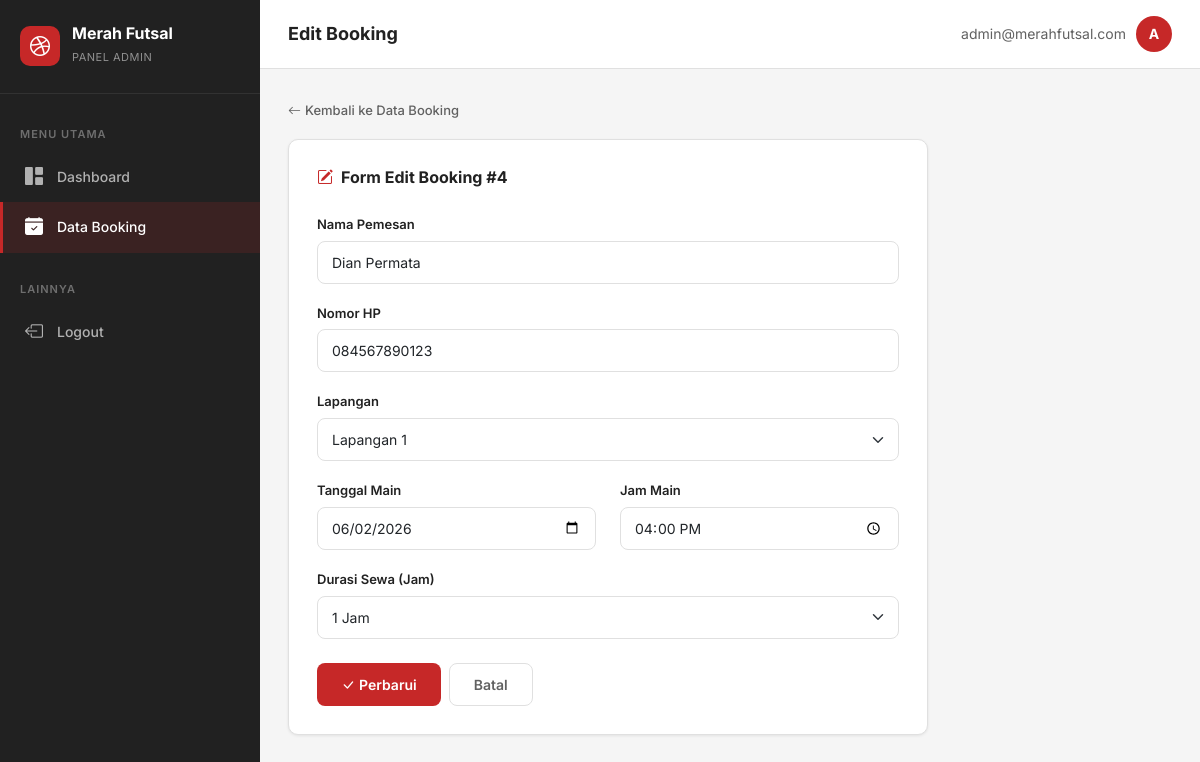
The app's page /edit_booking.php?id=4 (signed in) with its own data.
### tables this page shows
CREATE TABLE IF NOT EXISTS booking (
    id_booking INT AUTO_INCREMENT PRIMARY KEY,
    nama_pemesan VARCHAR(100) NOT NULL,
    no_hp VARCHAR(20) NOT NULL,
    lapangan VARCHAR(50) NOT NULL,
    tanggal_main DATE NOT NULL,
    jam_main TIME NOT NULL,
    durasi INT NOT NULL COMMENT 'Durasi dalam jam'
);

### edit_booking.php (the view, shortened to what this page needs)
<?php
include 'config/database.php';
$id = (int) $_GET['id'];
$query  = "SELECT * FROM booking WHERE id_booking = $id";
$result = mysqli_query($conn, $query);
$data = mysqli_fetch_assoc($result);
include 'includes/header.php';
?>
<div class="app-wrapper">
    <?php include 'includes/sidebar.php'; ?>
    <div class="main-content">
        <div class="topbar">
            <div class="d-flex align-items-center gap-3">
                <span class="page-title">Edit Booking</span>
            </div>
            <div class="admin-info">
                <span class="d-none d-sm-inline"><?= $_SESSION['admin_email'] ?></span>
                <div class="admin-avatar">A</div>
            </div>
        </div>
        <div class="content-area">
            <div class="mb-3">
                <a href="booking.php" style="font-size: 13px; color: var(--abu-medium); font-weight: 500;">
                    <i class="bi bi-arrow-left me-1"></i>Kembali ke Data Booking
                </a>
            </div>
            <div class="form-card">
                <h5 style="font-size: 16px; font-weight: 700; margin-bottom: 24px; color: var(--abu-gelap);">
                    <i class="bi bi-pencil-square me-2" style="color: var(--merah-primary);"></i>Form Edit Booking #<?= $id ?>
                </h5>
                <form method="POST" action="">
                    <div class="mb-3">
                        <label for="nama_pemesan" class="form-label">Nama Pemesan</label>
                        <input type="text" class="form-control" id="nama_pemesan" name="nama_pemesan"
                               value="<?= htmlspecialchars($data['nama_pemesan']) ?>" required>
                    </div>
                    <div class="mb-3">
                        <label for="no_hp" class="form-label">Nomor HP</label>
                        <input type="text" class="form-control" id="no_hp" name="no_hp"
                               value="<?= htmlspecialchars($data['no_hp']) ?>" required>
                    </div>
                    <div class="mb-3">
                        <label for="lapangan" class="form-label">Lapangan</label>
                        <select class="form-select" id="lapangan" name="lapangan" required>
                            <option value="Lapangan 1" <?= $data['lapangan'] == 'Lapangan 1' ? 'selected' : '' ?>>Lapangan 1</option>
                        </select>
                    </div>
                    <div class="row">
                        <div class="col-md-6 mb-3">
                            <label for="tanggal_main" class="form-label">Tanggal Main</label>
                            <input type="date" class="form-control" id="tanggal_main" name="tanggal_main"
                                   value="<?= $data['tanggal_main'] ?>" min="<?= date('Y-m-d') ?>" required>
                        </div>
                        <div class="col-md-6 mb-3">
                            <label for="jam_main" class="form-label">Jam Main</label>
                            <input type="time" class="form-control" id="jam_main" name="jam_main"
                                   value="<?= date('H:i', strtotime($data['jam_main'])) ?>" required>
                        </div>
                    </div>
                    <div class="mb-4">
                        <label for="durasi" class="form-label">Durasi Sewa (Jam)</label>
                        <select class="form-select" id="durasi" name="durasi" required>
                            <?php for ($i = 1; $i <= 5; $i++): ?>
                                <option value="<?= $i ?>" <?= $data['durasi'] == $i ? 'selected' : '' ?>>
                                    <?= $i ?> Jam
                                </option>
                            <?php endfor; ?>
                        </select>
                    </div>
                    <div class="d-flex gap-2">
                        <button type="submit" class="btn btn-merah">
                            <i class="bi bi-check-lg me-1"></i>Perbarui
                        </button>
                        <a href="booking.php" class="btn btn-outline-merah">Batal</a>
                    </div>
                </form>
            </div>
        </div>
    </div>
</div>
<?php include 'includes/footer.php'; ?>

### assets/css/style.css (style rules this page uses)
:root { --merah-primary: #C62828; --merah-dark: #8E0000; --merah-light: #FF5F52; --merah-50: #FFEBEE; --merah-100: #FFCDD2; --abu-gelap: #212121; --abu-medium: #616161; --abu-terang: #F5F5F5; --abu-border: #E0E0E0; --putih: #FFFFFF; --hitam: #000000; --sidebar-width: 260px; --shadow-sm: 0 1px 3px rgba(0,0,0,0.08); --shadow-md: 0 4px 12px rgba(0,0,0,0.1); --shadow-lg: 0 8px 24px rgba(0,0,0,0.12); --radius: 10px; --transition: all 0.2s ease; }
* { margin: 0; padding: 0; box-sizing: border-box; }
body { font-family: 'Inter', sans-serif; background-color: var(--abu-terang); color: var(--abu-gelap); line-height: 1.6; }
a { text-decoration: none; color: inherit; }
.btn-merah { background-color: var(--merah-primary); border: none; color: var(--putih); font-weight: 600; font-size: 14px; padding: 11px 24px; border-radius: 8px; transition: var(--transition); cursor: pointer; }
.app-wrapper { display: flex; min-height: 100vh; }
.main-content { flex: 1; margin-left: var(--sidebar-width); padding: 0; transition: margin-left 0.3s ease; }
.topbar { background: var(--putih); padding: 16px 28px; display: flex; align-items: center; justify-content: space-between; border-bottom: 1px solid var(--abu-border); position: sticky; top: 0; z-index: 100; }
.topbar .page-title { font-size: 18px; font-weight: 700; color: var(--abu-gelap); }
.topbar .admin-info { display: flex; align-items: center; gap: 10px; font-size: 14px; color: var(--abu-medium); }
.topbar .admin-info .admin-avatar { width: 36px; height: 36px; background-color: var(--merah-primary); border-radius: 50%; display: flex; align-items: center; justify-content: center; color: var(--putih); font-weight: 700; font-size: 14px; }
.content-area { padding: 28px; }
.form-card { background: var(--putih); border-radius: var(--radius); box-shadow: var(--shadow-sm); border: 1px solid var(--abu-border); padding: 28px; max-width: 640px; }
.form-card .form-label { font-size: 13px; font-weight: 600; color: var(--abu-gelap); margin-bottom: 6px; }
.form-card .form-control, .form-card .form-select { border: 1.5px solid var(--abu-border); border-radius: 8px; padding: 10px 14px; font-size: 14px; font-family: 'Inter', sans-serif; transition: var(--transition); }
.btn-outline-merah { border: 1.5px solid var(--abu-border); color: var(--abu-medium); background: transparent; font-weight: 600; font-size: 14px; padding: 10px 24px; border-radius: 8px; transition: var(--transition); }

### records on screen
booking: nama_pemesan "Dian Permata", no_hp "084567890123", lapangan "Lapangan 1", tanggal_main "06/02/2026", jam_main "16:00", durasi "1 Jam"

### other values on screen
$_SESSION['admin_email'] "admin@merahfutsal.com"
$id "4"
